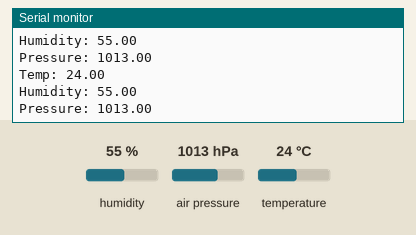
This sketch was run on a simulated Arduino Uno, built with avr-gcc and run on an emulated ATmega328P. On the bench: the last lines printed to the serial monitor. The inputs (shaded band) are chosen by the test bench; at power-on: humidity 55 %, air pressure 1013 hPa, temperature 24 °C.

Above: at 2.8 s.
2.9 s: humidity set to 22 %
At 5.2 s:
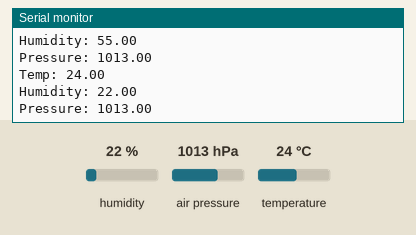
5.6 s: air pressure set to 952 hPa
At 6.9 s:
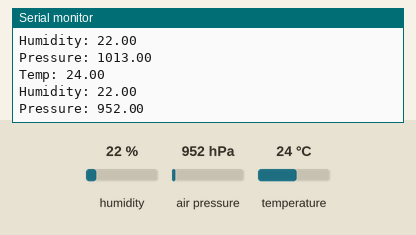
8.3 s: temperature set to 12 °C
At 11.5 s:
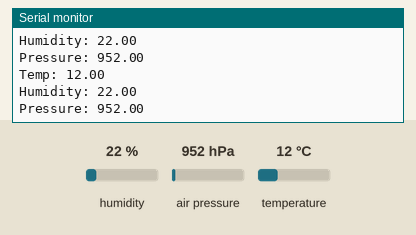

The sketch:

bme280.ino
```cpp
#include <Wire.h>
#include <Adafruit_BME280.h>

Adafruit_BME280 bme;

void setup() {
  Serial.begin(9600);
  bme.begin(0x76); // or 0x77
}

void loop() {
  Serial.print("Temp: ");
  Serial.println(bme.readTemperature());
  Serial.print("Humidity: ");
  Serial.println(bme.readHumidity());
  Serial.print("Pressure: ");
  Serial.println(bme.readPressure() / 100.0F);
  delay(2000);
}
```

Measured:
- after the input at 2.9 s, the serial monitor: prints a new line after 1.1 s (image 1)
- after the input at 5.6 s, the serial monitor: prints a new line after 0.45 s (image 2)
- after the input at 8.3 s, the serial monitor: prints a new line after 1.7 s (image 3)
